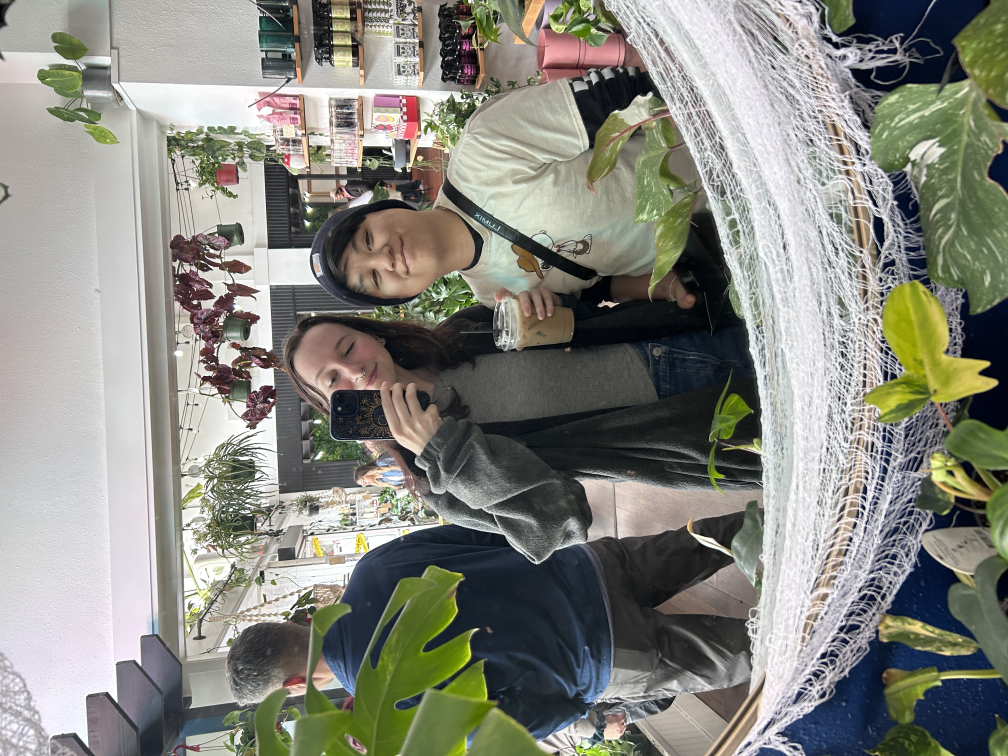
#> input picture images/plants.JPG, 4032 x 3024 px (shown at 1/4 size)
$ python application-final.py
#> lines starting #> are read from the running program, lines starting #| are printed output that depends on the picture
### src/tree.py

# quad tree implementation
from PIL import Image

class Point:
    """All info on points being used for quadtree."""

    def __init__(self, x, y, data = None):
        self.x = x  # x-coord
        self.y = y  # y-coord
        self.data = data    # data stored within the point

    def getData(self):
        """Gets name/data of point inserted into the quadtree."""
        return self.data

    def __eq__(self, other):
        return self.x == other.x and self.y == other.y and self.data == other.data

class Node:
    """Objects to be stored in the quadtree."""

    def __init__(self, val: Point, width: int, height: int, color = None, children = None):
        self.val = val
        self.width = width
        self.height = height
        self.children = children      # for image compressor
        self.color = color   # for image compressor

class Rectangle:
    """Information about the quadrant and boundaries."""

    # [12 lines left out: function __init__, not called in this run]

    def containsPoint(self, point: Point):
        """Checks if quadtree contains a certain point."""
        return (self.left <= point.x <= self.right and self.top <= point.y <= self.bottom)


class Quadtree:
    """Quatree implementation."""

    # [110 lines left out: functions __init__, subdivide, insert, delete, merge, createQuad, not called in this run]


# [15 lines that do not run on import are left out]


### src/application-final.py
from tree import Point, Node, Rectangle, Quadtree
from PIL import Image
import math
import numpy as np

DOWNSAMPLE_FACTOR = 4   # constant factor to downsize image
MAX_POINTS = 50000  # constant number of max pixels/points to traverse from the image
# THRESHOLD_VALUE = 20    # optional constant factor to determine image compression against the quality of the image

def build_quadtree(image_data, x: int, y: int, width: int, height: int, threshold: int) -> Node:
    """Recursive function that looks for homogeneity within the image and returns a leaf node."""
    region = image_data[y : y + height, x : x + width] # calculate color variance (sum of squared differences from mean)

    if np.std(region, axis=(0, 1)).max() < threshold or min(width, height) <= 1: # check for a small region or homogeneous
        avg_color = np.mean(region, axis=(0, 1)).astype(int)    # gathers average color from the focused region
        return Node(Point(x, y), width, height, color = avg_color)  # returns compressed node
    else:
        half_width = width // 2
        half_height = height // 2

        # recursively check child nodes of the image data by taking calculated width and height measurements
        # width and height measurements based on regional box boundaries per node
        children = [build_quadtree(image_data, x, y, half_width, half_height, threshold),
            build_quadtree(image_data, x + half_width, y, width - half_width, half_height, threshold),
            build_quadtree(image_data, x, y + half_height, half_width, height - half_height, threshold),
            build_quadtree(image_data, x + half_width, y + half_height, width - half_width, height - half_height, threshold)]
        return Node(Point(x, y), width, height, children = children)    # returns compressed node with its children

def reconstruct_image(node: Node, output_image_array):
    """Recurisve function that traverses nodes in the quadtree and finds the node's color."""
    if node.color is not None:  # node is a leaf node
        output_image_array[node.val.y : node.val.y + node.height, node.val.x : node.val.x + node.width] = node.color
    else:  # node is an internal node
        for child in node.children:
            reconstruct_image(child, output_image_array)


if __name__ == '__main__':

    print("Welcome to Image Compressor!")
    print()
    print("This program will ask you to enter a file path for the image you would like to compress.")
    print("File path should be in the format of 'folder/filename'.")
    print("You will also be asked for a threshold integer. This value determines the level of compression for your image.")
    print("A higher integer value will result in an increased compression. Try '20' as a starter value!")
    print()

    image_path = input("Please enter an image path name: ") # ex input: "images/plants.JPG"
#> the answer given: ../images/plants.JPG

    try:
        img = Image.open(image_path).convert("RGB")
#> img is the input picture: PIL image 4032x3024 RGB; mean R, G, B 134.2, 134.6, 126.5
    except:
        raise FileNotFoundError("File path could not be found.")

    if DOWNSAMPLE_FACTOR > 1:   # downsize the image to decrease runtime
        new_size = (img.width // DOWNSAMPLE_FACTOR, img.height // DOWNSAMPLE_FACTOR)
#> new_size = (1008, 756)
        img = img.resize(new_size, Image.LANCZOS)
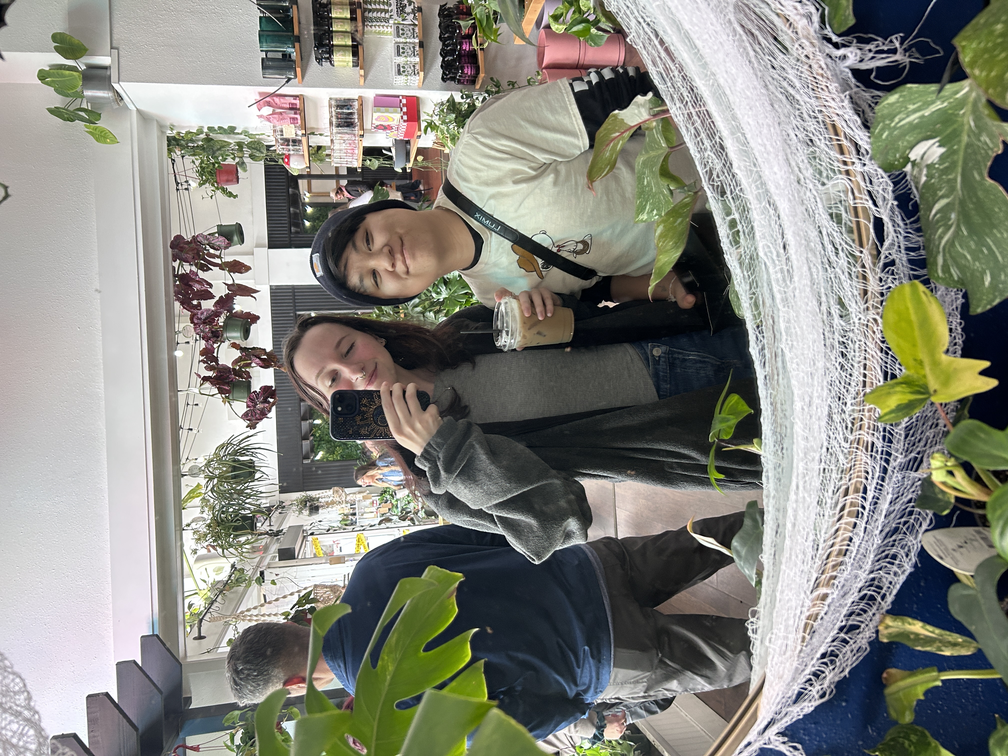
#> img: PIL image 1008x756 RGB; mean R, G, B 134.2, 134.6, 126.4

    img_np = np.array(img) # for rgb color representation
    points = img_np.reshape(-1, 3)  # reshape pixels into an nx3 array --- n points & 3 color channels

    if len(points) > MAX_POINTS:    # downsize image to decrease runtime
        indices = np.random.choice(len(points), MAX_POINTS, replace = False)
        points = points[indices]


    threshold_value = int(input("Please enter a threshold value integer: "))
#> the answer given: 100
    root_node = build_quadtree(img_np, 0, 0, img.width, img.height, threshold_value)
#> in build_quadtree, `avg_color = np.mean(region, axis=(0, 1)).astype(int)`: avg_color = [134, 134, 126]

    compressed_img_array = np.zeros_like(img_np)
    reconstruct_image(root_node, compressed_img_array)
#> in reconstruct_image, `output_image_array[node.val.y : node.val.y + node.height, node.val.x :..`:
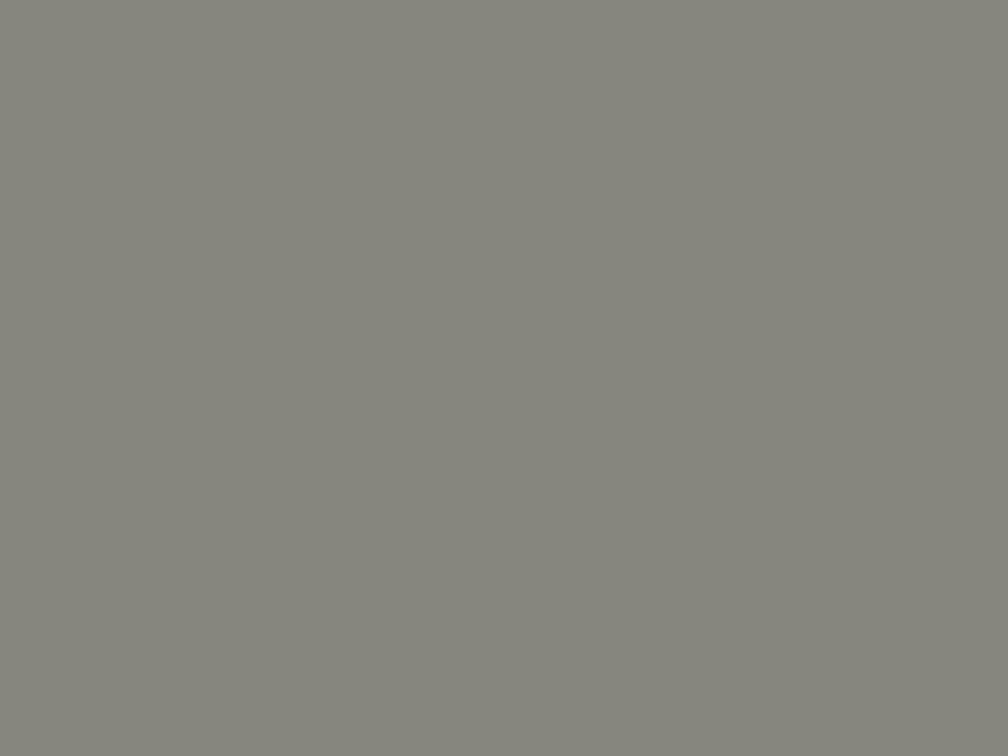
#> output_image_array: shape (756, 1008, 3); mean of channels 0, 1, 2 134, 134, 126; drawn as R, G, B

    compressed_img = Image.fromarray(compressed_img_array.astype(np.uint8))
    print()
    print(f"Compressed image filepath: {image_path}_compressed.png")
    print()
    print("Thank you for using Image Compressor!")
    compressed_img.save(f"{image_path}_compressed.png")     # saves compressed image

$ run again, with images/teapot.JPG copied over images/plants.JPG
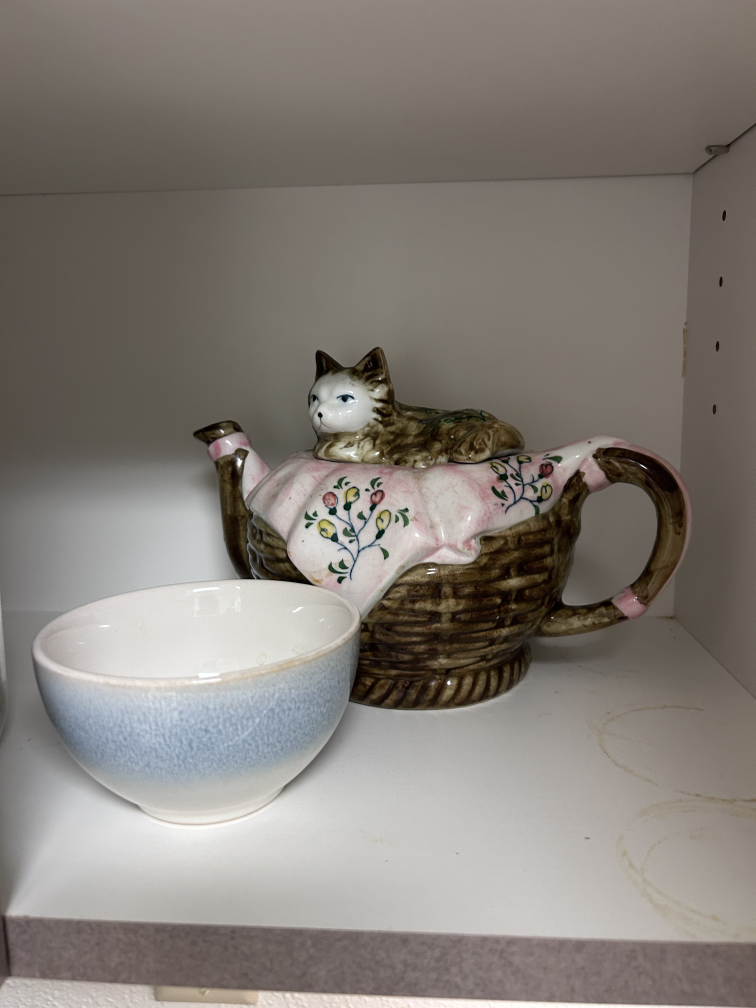
#> input picture images/teapot.JPG, 3024 x 4032 px (shown at 1/4 size)
#> img is the input picture: PIL image 3024x4032 RGB; mean R, G, B 132.2, 126, 119.6
#> `img = img.resize(new_size, Image.LANCZOS)`:
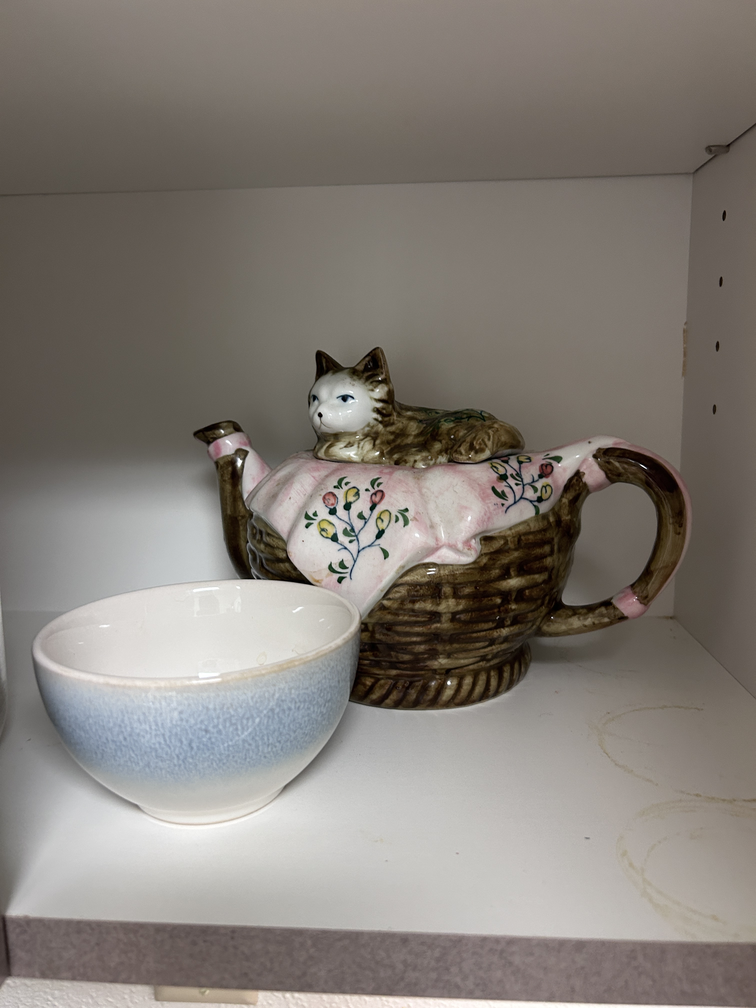
#> img: PIL image 756x1008 RGB; mean R, G, B 132.2, 126, 119.6
#> avg_color = [132, 125, 119]
